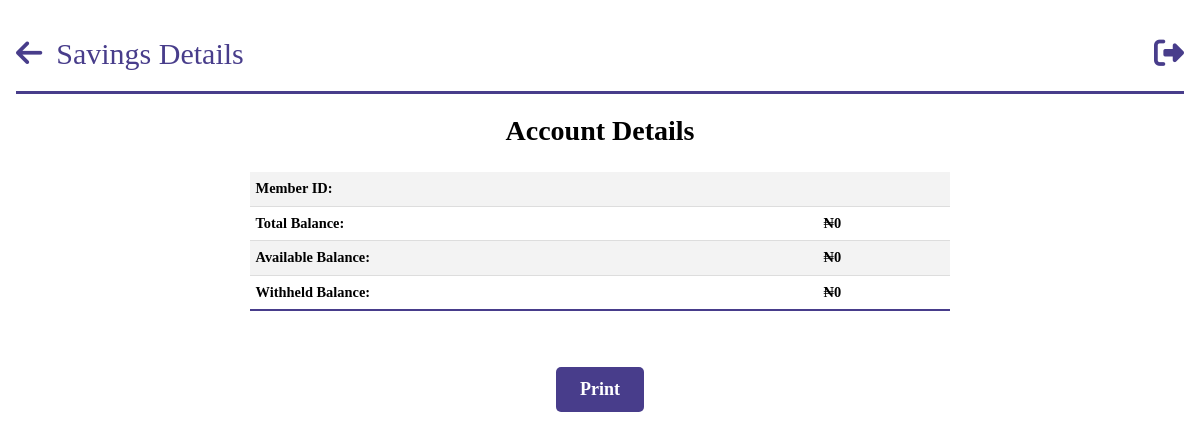
Page /savings_details/2 (signed in) on the earlier database version.
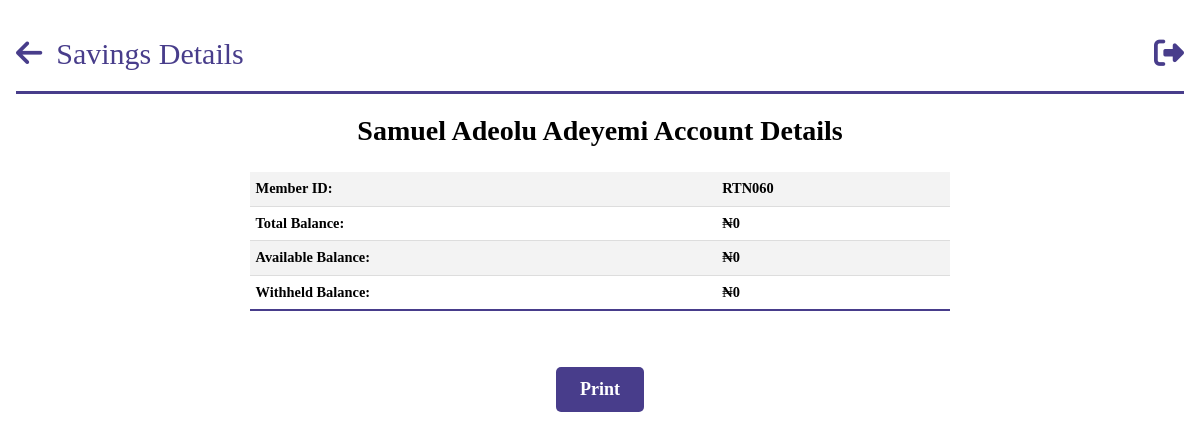
Same page on the later database version.
### models.py (models this page shows, shortened)
class Person(db.Model, UserMixin):
    __tablename__ = "persons"
    id = db.Column(db.Integer, primary_key=True)
    name = db.Column(db.String(100), nullable=False)
    role_id = db.Column(db.Integer, db.ForeignKey("roles.id"))
    email = db.Column(db.String, nullable=True, unique=True)
    password = db.Column(db.String(255), nullable=False)
    company_id = db.Column(db.Integer, db.ForeignKey("companies.id"))
    employee_id = db.Column(db.String, nullable=False, unique=True)
    phone_no = db.Column(db.String, unique=True)
    balance_bfd = db.Column(db.Float, default=0.0)
    balance_withheld = db.Column(db.Float, default=0.0)
    available_balance = db.Column(db.Float, default=0.0)
    loan_balance = db.Column(db.Float, default=0.0)
    loan_balance_bfd = db.Column(db.Float, default=0.0)
    loans = db.relationship("Loan", backref="person",foreign_keys="[Loan.person_id]")
    bank_payments_made = db.relationship("BankPayment", backref="payer", lazy=True)
    payments_made = db.relationship("SavingPayment", backref="payer", lazy=True)
    loan_payments_made = db.relationship("LoanPayment", backref="payer", lazy=True)
    @hybrid_property
    def total_balance(self):
        return self.available_balance + self.balance_withheld

### app.py (the view)
@app.route("/savings_details/<person_id>", methods=["GET", "POST"])
@login_required
def savings_account_details(person_id):
    person = query.get_person(person_id)
    return render_template("query/savings_account_details.html", person=person)

### app.py (called while the page is built)
@login_manager.user_loader
def load_user(person_id):
    return Person.query.get(person_id)

@app.before_request
def before_request():
    g.user = current_user

@app.template_filter("currency")
@login_required
def currency(value):
    modified_value = format_currency(value)  # Modify the value as needed
    return modified_value

### filters.py (called while the page is built)
def format_currency(
    value, currency_symbol="₦", decimal_separator=".", thousands_separator=","
):
    if value:
        if value < 0:
            formatted_value = f"-{currency_symbol}{abs(value):,.2f}"
        else:
            formatted_value = f"{currency_symbol}{value:,.2f}"
        formatted_value = formatted_value.replace(".", decimal_separator).replace(
            ",", thousands_separator
        )
    else:
        formatted_value = f"{currency_symbol}0"
    return formatted_value

### queries.py (called while the page is built)
    def get_person(self, person_id):
        person = Person.query.filter_by(id=person_id).first()
        return person

### templates/query/savings_account_details.html (shortened to what this page needs)
{% extends 'base.html' %}
{% block header %}
Savings Details
{% endblock %}
{% block anchor %}
<a href="{{ url_for('queries') }}" id='arrow'><i class="fa-solid fa-arrow-left"></i></a>
{% endblock %}
{% block content %}
<body id="person">
<div id="loan-details" class="print-content">
    <h2 class="section-title">{{person.name}} Account Details</h2>
        <table class='tab-content'id="info-table" >
            <tr>
                <td>Member ID:</td>
                <td>{{ person.employee_id }}</td>
            </tr>
            <tr>
                <td>Total Balance:</td>
                <td>{{ person.total_balance | currency }}</td>
            </tr>
            <tr>
                <td>Available Balance:</td>
                <td>{{ person.available_balance | currency }}</td>
            </tr>
            <tr>
                <td>Withheld Balance:</td>
                <td>{{ person.balance_withheld | currency }}</td>
        </table>
    <div class="action-buttons">
        <button class="print-button" onclick="window.print()">Print</button>
    </div>
</div>
</body>
{% endblock %}

Differences in the rows shown:
added Person: name "Samuel Adeolu Adeyemi", employee_id "RTN060", total_balance "₦0", available_balance "₦0", balance_withheld "₦0"
Other differences:
{{ person.total_balance | currency }}: "₦0" → (not shown)
{{ person.available_balance | currency }}: "₦0" → (not shown)
{{ person.balance_withheld | currency }}: "₦0" → (not shown)
